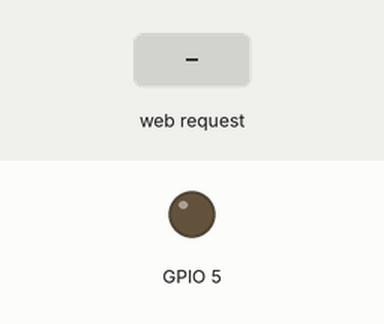
Simulated run of this sketch. Board: ESP32. On the bench: output pins drawn as LEDs (lit = HIGH). The test bench sets the inputs (shaded band). WiFi joins after 1.5 s; servers stay silent unless stated; what the sketch prints to the serial monitor is not drawn.

Above: at 2.7 s.
2.8 s: HTTP request GET /H received
At 4.0 s:
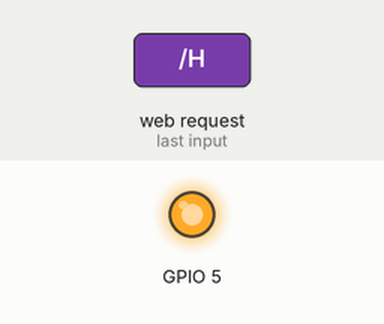
4.3 s: HTTP request GET /L received
At 5.2 s:
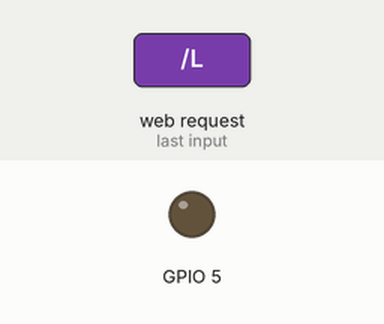
Timing chart, 0 to 7.3 s (numbered marks = the images above; inputs shaded):
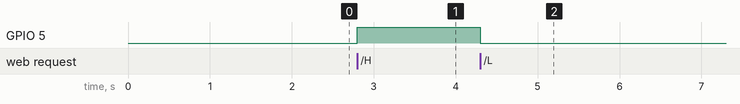

Measured:
- after the input at 2.8 s, GPIO 5: LOW → HIGH at once
- after the input at 4.3 s, GPIO 5: HIGH → LOW at once

The sketch:

WiFi_station_test.ino
```cpp
// #include <WiFi.h>

// const char* ssid = "eduroam";
// const char* password = "Gyryve38%Gyryve38%";

// WiFiServer server(80); //Set as wifi server, access point is port 80

// void setup() {
//   Serial.begin(115200);
  // pinMode(27, OUTPUT);

//   Serial.print("\n\nConnecting to ");
//   Serial.println(ssid);

//   WiFi.begin(ssid, password);
#include <WiFi.h>
// #include "esp_wpa2.h" // WPA2 Enterprise
#include "esp_eap_client.h"

const char* ssid = "eduroam";
const char* username = "jovan.ssettuba0001@stud.hkr.se";
const char* password = "GYGY3";

WiFiServer server(80); //Set as wifi server, access point is port 80

void setup() {
  Serial.begin(115200);

  WiFi.disconnect(true);
  WiFi.mode(WIFI_STA);

    pinMode(5, OUTPUT);

  // Initialize WPA2 Enterprise
  // esp_wifi_sta_wpa2_ent_set_identity((uint8_t *)username, strlen(username));
  // esp_wifi_sta_wpa2_ent_set_username((uint8_t *)username, strlen(username));
  // esp_wifi_sta_wpa2_ent_set_password((uint8_t *)password, strlen(password));

  // esp_wpa2_config_t config = WPA2_CONFIG_INIT_DEFAULT();
  // esp_wifi_sta_wpa2_ent_enable(&config);

  // Set identity (usually same as username for eduroam)
  esp_eap_client_set_identity((uint8_t *)username, strlen(username));

  // Set username
  esp_eap_client_set_username((uint8_t *)username, strlen(username));

  // Set password
  esp_eap_client_set_password((uint8_t *)password, strlen(password));

  // Enable WPA2 Enterprise (no config struct needed anymore)
  esp_wifi_sta_enterprise_enable();


  WiFi.begin(ssid);

  while(WiFi.status() != WL_CONNECTED){
    Serial.print(".");
    delay(500);
  }

  Serial.println("");
  Serial.println("WiFi connected. ");
  Serial.println("IP address: ");
  Serial.println(WiFi.localIP());

  server.begin();

}


void loop() {
  NetworkClient client = server.accept();  // listen for incoming clients

  if (client) {                     // if you get a client,
    Serial.println("New Client.");  // print a message out the serial port
    String currentLine = "";        // make a String to hold incoming data from the client
    while (client.connected()) {    // loop while the client's connected
      if (client.available()) {     // if there's bytes to read from the client,
        char c = client.read();     // read a byte, then
        Serial.write(c);            // print it out the serial monitor
        if (c == '\n') {            // if the byte is a newline character

          // if the current line is blank, you got two newline characters in a row.
          // that's the end of the client HTTP request, so send a response:
          if (currentLine.length() == 0) {
            // HTTP headers always start with a response code (e.g. HTTP/1.1 200 OK)
            // and a content-type so the client knows what's coming, then a blank line:
            client.println("HTTP/1.1 200 OK");
            client.println("Content-type:text/html");
            client.println();

            // the content of the HTTP response follows the header:
            client.print("Click <a href=\"/H\">here</a> to turn the LED on pin 5 on.<br>");
            client.print("Click <a href=\"/L\">here</a> to turn the LED on pin 5 off.<br>");

            // The HTTP response ends with another blank line:
            client.println();
            // break out of the while loop:
            break;
          } else {  // if you got a newline, then clear currentLine:
            currentLine = "";
          }
        } else if (c != '\r') {  // if you got anything else but a carriage return character,
          currentLine += c;      // add it to the end of the currentLine
        }

        // Check to see if the client request was "GET /H" or "GET /L":
        if (currentLine.endsWith("GET /H")) {
          digitalWrite(5, HIGH);  // GET /H turns the LED on
        }
        if (currentLine.endsWith("GET /L")) {
          digitalWrite(5, LOW);  // GET /L turns the LED off
        }
      }
    }
    // close the connection:
    client.stop();
    Serial.println("Client Disconnected.");
  }
}
```
